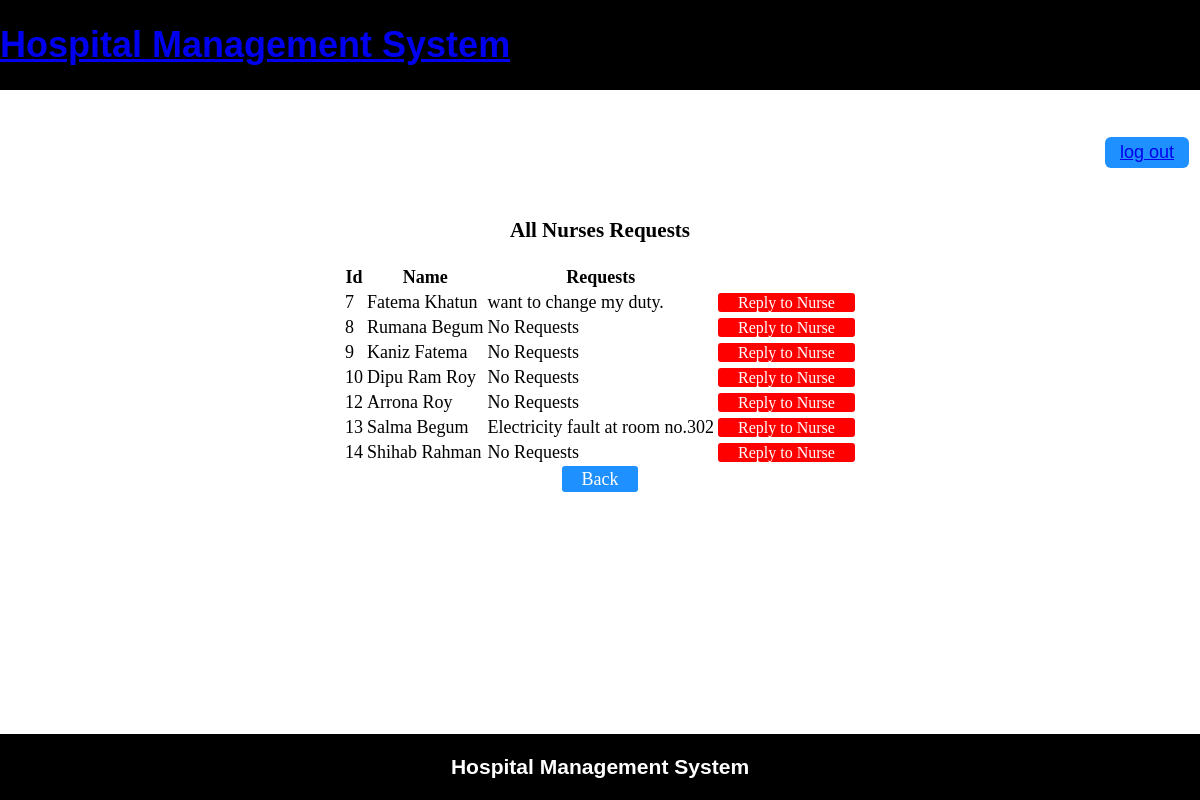
The app's page /project/nurseRequests.php (signed in) with its own data.
### tables this page shows
CREATE TABLE `nurse` (
  `Id` int(11) NOT NULL,
  `Name` varchar(20) NOT NULL,
  `Username` varchar(20) NOT NULL,
  `Email` varchar(30) NOT NULL,
  `Password` varchar(20) NOT NULL,
  `Phone` varchar(15) NOT NULL,
  `Address` varchar(50) NOT NULL,
  `Gender` varchar(10) NOT NULL,
  `NID` int(20) NOT NULL,
  `DOB` varchar(20) NOT NULL,
  `Duty` varchar(30) NOT NULL,
  `Feedback` varchar(50) DEFAULT NULL,
  `Request` varchar(70) DEFAULT NULL
);

### project/models/db_config.php (called while the page is built, shortened)
<?php
	$db_server="localhost";
	$db_uname="root";
	$db_pass="";
	$db_name="hms";
	function get($query)
	{
		global $db_server,$db_uname,$db_name,$db_pass;
		$conn=mysqli_connect($db_server,$db_uname,$db_pass,$db_name);
		$data=array();
		if($conn)
		{
			$result=mysqli_query($conn,$query);
			while ($row=mysqli_fetch_assoc($result)) {
				$data[]=$row;
			}
		}
		return $data;
	}
?>

### project/controllers/nurseController.php (called while the page is built, shortened)
<?php
	include 'models/db_config.php';
	function getNurses()
	{
		$query="select * from nurse";
		$rs=get($query);
		return $rs;
	}
?>

### project/nurseRequests.php (the view, shortened to what this page needs)
<?php
	require_once 'adminHeader.php';
	require_once 'controllers/nurseController.php';
	$nurses=getNurses();
?>
<br><br>
<h3 align="center">All Nurses Requests</h3>
<table align="center">
	<thead>
	<th>Id</th>
	<th>Name</th>
	<th>Requests</th>
	</thead>
	<tbody>
		<?php
			foreach ($nurses as $n){
					echo "<tr>";
					echo "<td>".$n["Id"]."</td>";
					echo "<td>".$n["Name"]."</td>";
					echo "<td>".$n["Request"]."</td>";
					echo '<td><a class="Button Button1" href="replyNurse.php?id='.$n["Id"].'">Reply to Nurse</a></td>';
					echo "</tr>";
				}
		?>
	</tbody>
</table>
<table align="center">
	<tr><td><a class="btn" href="adminDashboard.php"> Back</a></td></tr>
</table>
<?php require_once 'Footer.php';?>

### project/styles/mystyles.css (style rules this page uses)
.btn { background-color: DodgerBlue; border: none; color: white; padding: 3px 20px; font-size: 18px; cursor: pointer; text-decoration: none; border-radius: 3px; }
.Button { background-color: #4CAF50; border: none; color: white; padding: 1px 20px; font-size: 16px; cursor: pointer; text-decoration: none; border-radius: 3px; }
.Button1 { background-color: #FF0000; }

### project/adminHeader.php (style rules this page uses)
body { font-size: 18px; }

### records on screen
nurse: Id "7", Name "Fatema Khatun", Request "want to change my duty."
nurse: Id "8", Name "Rumana Begum", Request "No Requests"
nurse: Id "9", Name "Kaniz Fatema", Request "No Requests"
nurse: Id "10", Name "Dipu Ram Roy", Request "No Requests"
nurse: Id "12", Name "Arrona Roy", Request "No Requests"
nurse: Id "13", Name "Salma Begum", Request "Electricity fault at room no.302"
nurse: Id "14", Name "Shihab Rahman", Request "No Requests"
